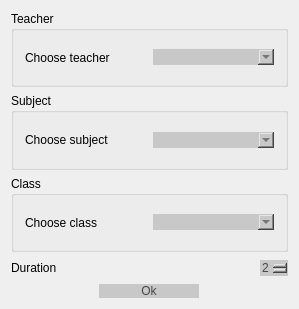
<?xml version="1.0" encoding="UTF-8"?>
<ui version="4.0">
 <class>LessonDialog</class>
 <widget class="QDialog" name="LessonDialog">
  <property name="geometry">
   <rect>
    <x>0</x>
    <y>0</y>
    <width>299</width>
    <height>309</height>
   </rect>
  </property>
  <property name="windowTitle">
   <string>Add Lesson</string>
  </property>
  <layout class="QVBoxLayout" name="verticalLayout">
   <item>
    <widget class="QGroupBox" name="groupBox_2">
     <property name="title">
      <string>Teacher</string>
     </property>
     <layout class="QHBoxLayout" name="horizontalLayout_2">
      <item>
       <widget class="QLabel" name="label_2">
        <property name="text">
         <string>Choose teacher</string>
        </property>
       </widget>
      </item>
      <item>
       <widget class="QComboBox" name="mTeacher">
        <property name="styleSheet">
         <string notr="true">QComboBox{
	font: 75 11pt &quot;Times New Roman&quot;;
	color: rgb(70, 70, 70);
	background-color: rgb(200, 200, 200);
	border: 0px solid;
}

QComboBox:hover {
	background-color: rgb(231, 231, 231);
}</string>
        </property>
       </widget>
      </item>
     </layout>
    </widget>
   </item>
   <item>
    <widget class="QGroupBox" name="groupBox">
     <property name="title">
      <string>Subject</string>
     </property>
     <layout class="QHBoxLayout" name="horizontalLayout_3">
      <item>
       <widget class="QLabel" name="label">
        <property name="text">
         <string>Choose subject</string>
        </property>
       </widget>
      </item>
      <item>
       <widget class="QComboBox" name="mSubject">
        <property name="styleSheet">
         <string notr="true">QComboBox{
	font: 75 11pt &quot;Times New Roman&quot;;
	color: rgb(70, 70, 70);
	background-color: rgb(200, 200, 200);
	border: 0px solid;
}

QComboBox:hover {
	background-color: rgb(231, 231, 231);
}</string>
        </property>
       </widget>
      </item>
     </layout>
    </widget>
   </item>
   <item>
    <widget class="QGroupBox" name="groupBox_3">
     <property name="title">
      <string>Class</string>
     </property>
     <layout class="QHBoxLayout" name="horizontalLayout_5">
      <item>
       <layout class="QHBoxLayout" name="horizontalLayout_4">
        <item>
         <widget class="QLabel" name="label_5">
          <property name="text">
           <string>Choose class</string>
          </property>
         </widget>
        </item>
        <item>
         <widget class="QComboBox" name="mClasses">
          <property name="styleSheet">
           <string notr="true">QComboBox{
	font: 75 11pt &quot;Times New Roman&quot;;
	color: rgb(70, 70, 70);
	background-color: rgb(200, 200, 200);
	border: 0px solid;
}

QComboBox:hover {
	background-color: rgb(231, 231, 231);
}</string>
          </property>
          <property name="modelColumn">
           <number>0</number>
          </property>
         </widget>
        </item>
       </layout>
      </item>
     </layout>
    </widget>
   </item>
   <item>
    <layout class="QHBoxLayout" name="horizontalLayout">
     <item>
      <widget class="QLabel" name="label_3">
       <property name="text">
        <string>Duration</string>
       </property>
      </widget>
     </item>
     <item>
      <spacer name="horizontalSpacer_3">
       <property name="orientation">
        <enum>Qt::Horizontal</enum>
       </property>
       <property name="sizeHint" stdset="0">
        <size>
         <width>40</width>
         <height>20</height>
        </size>
       </property>
      </spacer>
     </item>
     <item>
      <widget class="QSpinBox" name="mDuration">
       <property name="styleSheet">
        <string notr="true">QSpinBox{
	font: 75 11pt &quot;Times New Roman&quot;;
	color: rgb(70, 70, 70);
	background-color: rgb(200, 200, 200);
	border: 0px solid;
}

QSpinBox:hover {
	background-color: rgb(231, 231, 231);
}</string>
       </property>
       <property name="minimum">
        <number>1</number>
       </property>
       <property name="maximum">
        <number>6</number>
       </property>
       <property name="value">
        <number>2</number>
       </property>
      </widget>
     </item>
    </layout>
   </item>
   <item>
    <layout class="QHBoxLayout" name="horizontalLayout_6">
     <item>
      <widget class="QPushButton" name="Ok">
       <property name="maximumSize">
        <size>
         <width>100</width>
         <height>16777215</height>
        </size>
       </property>
       <property name="styleSheet">
        <string notr="true">QPushButton{
	font: 75 11pt &quot;Times New Roman&quot;;
	color: rgb(70, 70, 70);
	background-color: rgb(200, 200, 200);
	border: 0px solid;
}

QPushButton:hover {
	background-color: rgb(231, 231, 231);
}</string>
       </property>
       <property name="text">
        <string>Ok</string>
       </property>
      </widget>
     </item>
    </layout>
   </item>
  </layout>
 </widget>
 <layoutdefault spacing="6" margin="11"/>
 <resources/>
 <connections>
  <connection>
   <sender>Ok</sender>
   <signal>clicked()</signal>
   <receiver>LessonDialog</receiver>
   <slot>accept()</slot>
   <hints>
    <hint type="sourcelabel">
     <x>177</x>
     <y>318</y>
    </hint>
    <hint type="destinationlabel">
     <x>297</x>
     <y>332</y>
    </hint>
   </hints>
  </connection>
 </connections>
</ui>
